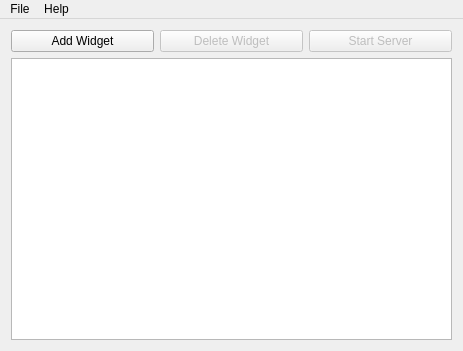
<?xml version="1.0" encoding="UTF-8"?>
<ui version="4.0">
 <class>MainWindow</class>
 <widget class="QMainWindow" name="MainWindow">
  <property name="geometry">
   <rect>
    <x>0</x>
    <y>0</y>
    <width>463</width>
    <height>351</height>
   </rect>
  </property>
  <property name="windowTitle">
   <string>Widget to TV</string>
  </property>
  <property name="toolButtonStyle">
   <enum>Qt::ToolButtonIconOnly</enum>
  </property>
  <widget class="QWidget" name="centralWidget">
   <layout class="QVBoxLayout" name="verticalLayout_2">
    <item>
     <layout class="QHBoxLayout" name="horizontalLayout_2">
      <item>
       <widget class="QPushButton" name="addWidgetButton">
        <property name="font">
         <font>
          <weight>50</weight>
          <italic>false</italic>
          <bold>false</bold>
          <underline>false</underline>
         </font>
        </property>
        <property name="cursor">
         <cursorShape>ArrowCursor</cursorShape>
        </property>
        <property name="acceptDrops">
         <bool>false</bool>
        </property>
        <property name="toolTip">
         <string>&lt;html&gt;&lt;head/&gt;&lt;body&gt;&lt;p&gt;Hello&lt;/p&gt;&lt;/body&gt;&lt;/html&gt;</string>
        </property>
        <property name="layoutDirection">
         <enum>Qt::LeftToRight</enum>
        </property>
        <property name="autoFillBackground">
         <bool>false</bool>
        </property>
        <property name="styleSheet">
         <string notr="true"/>
        </property>
        <property name="text">
         <string>Add Widget</string>
        </property>
       </widget>
      </item>
      <item>
       <widget class="QPushButton" name="delWidgetButton">
        <property name="enabled">
         <bool>false</bool>
        </property>
        <property name="toolTip">
         <string>&lt;html&gt;&lt;head/&gt;&lt;body&gt;&lt;p&gt;Hello&lt;/p&gt;&lt;/body&gt;&lt;/html&gt;</string>
        </property>
        <property name="text">
         <string>Delete Widget</string>
        </property>
        <property name="autoDefault">
         <bool>false</bool>
        </property>
       </widget>
      </item>
      <item>
       <widget class="QPushButton" name="startServerButton">
        <property name="enabled">
         <bool>false</bool>
        </property>
        <property name="toolTip">
         <string>&lt;html&gt;&lt;head/&gt;&lt;body&gt;&lt;p&gt;Hello&lt;/p&gt;&lt;/body&gt;&lt;/html&gt;</string>
        </property>
        <property name="text">
         <string>Start Server</string>
        </property>
       </widget>
      </item>
     </layout>
    </item>
    <item>
     <widget class="QListWidget" name="listWidget"/>
    </item>
   </layout>
  </widget>
  <widget class="QMenuBar" name="menuBar">
   <property name="geometry">
    <rect>
     <x>0</x>
     <y>0</y>
     <width>463</width>
     <height>20</height>
    </rect>
   </property>
   <widget class="QMenu" name="menuFile">
    <property name="title">
     <string>File</string>
    </property>
    <addaction name="actionQuit"/>
   </widget>
   <widget class="QMenu" name="menuHelp">
    <property name="title">
     <string>Help</string>
    </property>
    <addaction name="actionAbout"/>
   </widget>
   <addaction name="menuFile"/>
   <addaction name="menuHelp"/>
  </widget>
  <action name="actionAbout">
   <property name="text">
    <string>About</string>
   </property>
  </action>
  <action name="actionQuit">
   <property name="text">
    <string>Quit</string>
   </property>
  </action>
 </widget>
 <layoutdefault spacing="6" margin="11"/>
 <resources/>
 <connections/>
</ui>
